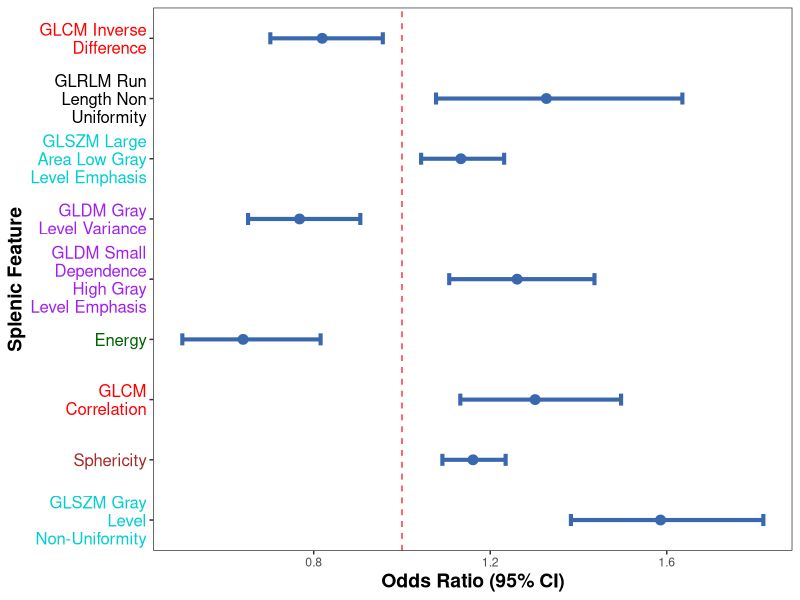
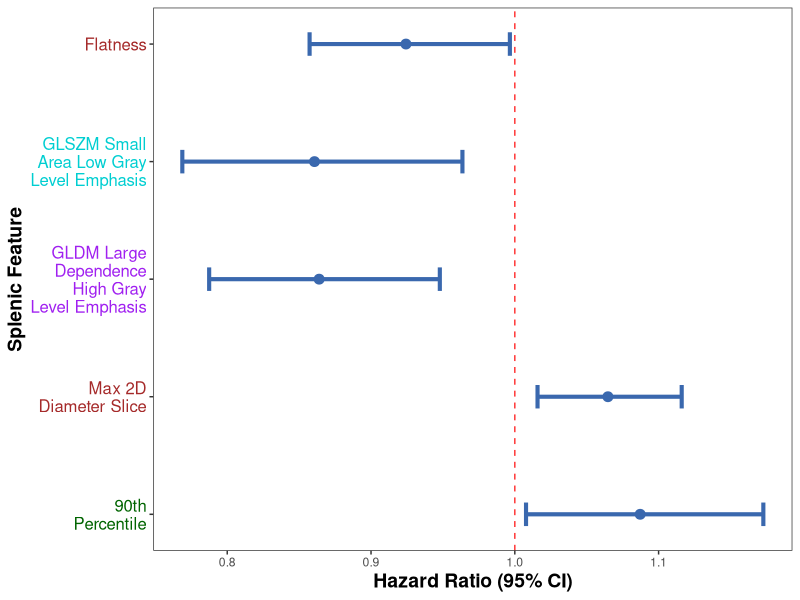
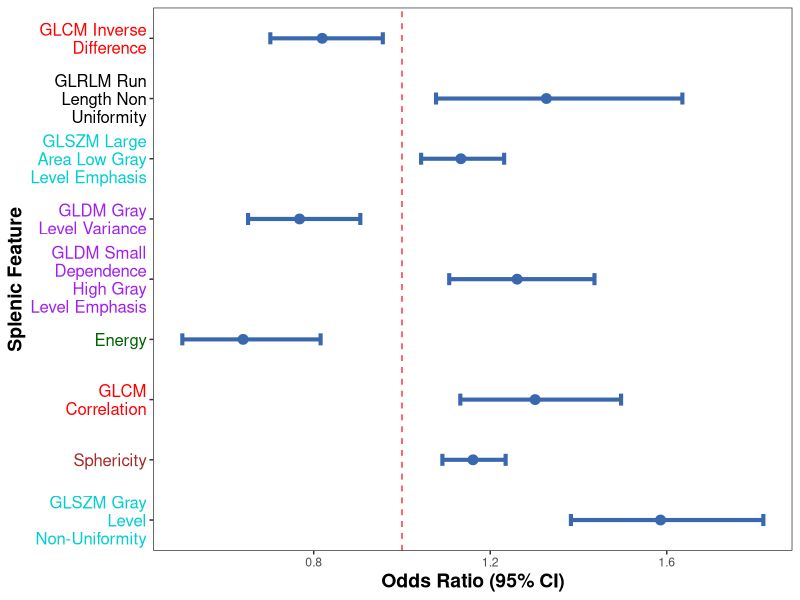
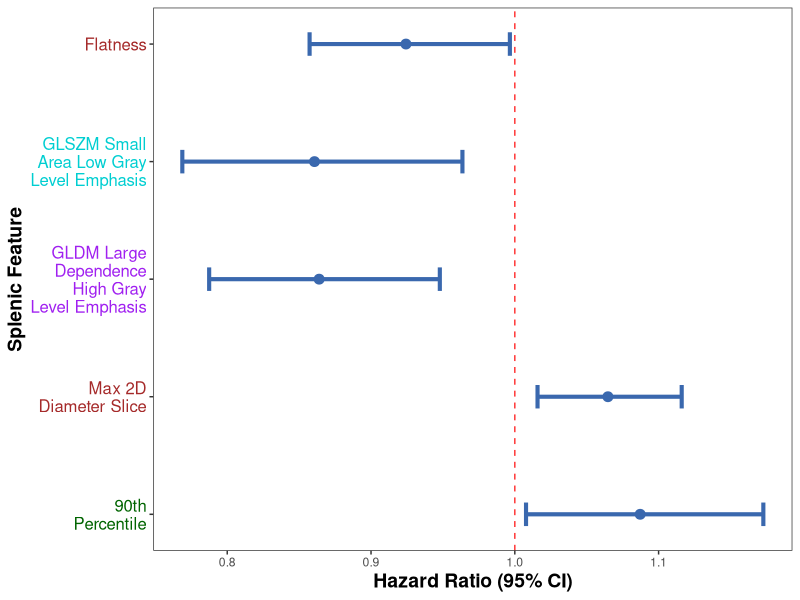

Write the R code that produced these figures, in order.
library(ggplot2)
library(scales)
library(cowplot)
#options(bitmapType = 'cairo', device = 'png')

wrap_10 <- wrap_format(15)
# create forest plot for logistic regression only
filename = "../Data/figures/logreg_forest.png"
data <- data.frame(study=c('GLSZM Gray Level Non-Uniformity', 'Sphericity', 
	'GLCM Correlation', 'Energy', 'GLDM Small Dependence High Gray Level Emphasis', 
	'GLDM Gray Level Variance', 'GLSZM Large Area Low Gray Level Emphasis', 
	'GLRLM Run Length Non Uniformity', 'GLCM Inverse Difference'), index=1:9, 
	result=c(1.58587305, 1.160977351, 1.301599008, 0.6400165257, 1.260875935, 
		0.7679382134, 1.133504941, 1.32717505, 0.8192561588), 
	error_lower = c(1.382777282, 1.091514919, 1.132132293, 0.5022430977, 
		1.107009105, 0.6512261324, 1.043332509, 1.077097269, 0.7016542747), 
	error_upper=c(1.818798561, 1.234860272, 1.496432871, 0.8155834396, 
		1.436129221, 0.905567314, 1.231470734, 1.635315271, 0.9565688944))

splenic_feat_colors <- c(rep("Brown", 14), rep("Darkgreen", 18), rep("Red", 24), rep("Purple", 14), rep("Black", 16), rep("Darkturquoise", 16), rep("Blue", 5))
splenic_feat_colors <- c("Darkturquoise", "Brown", "Red", "Darkgreen", "Purple", "Purple", "Darkturquoise", "Black", "Red")
ggplot(data=data, aes(y=index, x=result, xmin=error_lower, xmax=error_upper))+
theme_bw()+
theme(axis.text.y = element_text(size=12, color=splenic_feat_colors), axis.title=element_text(size=14,face="bold"), panel.grid.minor = element_blank(), panel.grid.major = element_blank())+
geom_point(color="#3A68AE", size=3)+geom_errorbarh(height=.2, color="#3A68AE",lwd=1.4)+scale_y_continuous(breaks=1:9, labels=wrap_10(data$study))+labs(x='Odds Ratio (95% CI)', y='Splenic Feature')+geom_vline(xintercept=1, color='red', linetype='dashed', alpha=0.8)
ggsave(filename)


# create forest plot for cox only
filename2 = "../Data/figures/cox_forest.png"
data <- data.frame(study=c('90th Percentile', 'Max 2D Diameter Slice', 
	'GLDM Large Dependence High Gray Level Emphasis', 'GLSZM Small Area Low Gray Level Emphasis', 
	'Flatness'), index=1:5, 
	result=c(1.087198278, 1.064758486, 0.8639244121, 0.8606718274, 0.9243014647), 
	error_lower = c(1.007803853, 1.015806136, 0.7874275756, 0.7687594248, 0.8572748672), 
	error_upper=c(1.172847368, 1.116069882, 0.947852746, 0.9635732202, 0.9965685808))

splenic_feat_colors <- c("Darkgreen", "Brown", "Purple", "Darkturquoise", "Brown")

ggplot(data=data, aes(y=index, x=result, xmin=error_lower, xmax=error_upper))+geom_point(color="#3A68AE", size=3)+
geom_errorbarh(height=.2, color="#3A68AE",lwd=1.4)+scale_y_continuous(breaks=1:5, labels=wrap_10(data$study))+
theme_bw()+
theme(axis.text.y = element_text(size=12, color=splenic_feat_colors), axis.title=element_text(size=14,face="bold"), panel.grid.minor = element_blank(), panel.grid.major = element_blank())+
labs(x='Hazard Ratio (95% CI)', y='Splenic Feature')+geom_vline(xintercept=1, color='red', linetype='dashed', alpha=0.8)
ggsave(filename2)

# create one plot together
#data <- data.frame(study=c('Gray Dependence','Gray Non-Uniformity','Gray Emphasis', 'Kurtosis'), index=1:4, result=c(0.8432835663, 1.105827585, 0.8748069898, 0.9102044813), error_lower = c(0.767599689, 1.025450512, 0.7861749568, 0.3742584041), error_upper=c(0.9264297307, 1.192504789, 0.9734312482, 2.213636858))
